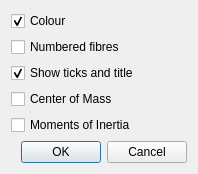
<?xml version="1.0" encoding="UTF-8"?>
<ui version="4.0">
 <class>plotSettings</class>
 <widget class="QDialog" name="plotSettings">
  <property name="geometry">
   <rect>
    <x>0</x>
    <y>0</y>
    <width>198</width>
    <height>166</height>
   </rect>
  </property>
  <property name="windowTitle">
   <string>Dialog</string>
  </property>
  <layout class="QGridLayout" name="gridLayout">
   <item row="0" column="0">
    <layout class="QVBoxLayout" name="verticalLayout_2">
     <item>
      <layout class="QVBoxLayout" name="verticalLayout">
       <item>
        <widget class="QCheckBox" name="checkBox_colour">
         <property name="enabled">
          <bool>true</bool>
         </property>
         <property name="font">
          <font>
           <weight>50</weight>
           <bold>false</bold>
          </font>
         </property>
         <property name="autoFillBackground">
          <bool>false</bool>
         </property>
         <property name="text">
          <string>Colour</string>
         </property>
         <property name="checked">
          <bool>true</bool>
         </property>
         <property name="tristate">
          <bool>false</bool>
         </property>
        </widget>
       </item>
       <item>
        <widget class="QCheckBox" name="checkBox_numbered">
         <property name="text">
          <string>Numbered fibres</string>
         </property>
        </widget>
       </item>
       <item>
        <widget class="QCheckBox" name="checkBox_ticks">
         <property name="text">
          <string>Show ticks and title</string>
         </property>
         <property name="checked">
          <bool>true</bool>
         </property>
        </widget>
       </item>
       <item>
        <widget class="QCheckBox" name="checkBox_COM">
         <property name="text">
          <string>Center of Mass</string>
         </property>
        </widget>
       </item>
       <item>
        <widget class="QCheckBox" name="checkBox_MOI">
         <property name="text">
          <string>Moments of Inertia</string>
         </property>
        </widget>
       </item>
      </layout>
     </item>
     <item>
      <spacer name="verticalSpacer">
       <property name="orientation">
        <enum>Qt::Vertical</enum>
       </property>
       <property name="sizeType">
        <enum>QSizePolicy::Preferred</enum>
       </property>
       <property name="sizeHint" stdset="0">
        <size>
         <width>20</width>
         <height>20</height>
        </size>
       </property>
      </spacer>
     </item>
     <item>
      <widget class="QDialogButtonBox" name="buttonBox">
       <property name="orientation">
        <enum>Qt::Horizontal</enum>
       </property>
       <property name="standardButtons">
        <set>QDialogButtonBox::Cancel|QDialogButtonBox::Ok</set>
       </property>
      </widget>
     </item>
    </layout>
   </item>
  </layout>
 </widget>
 <resources/>
 <connections>
  <connection>
   <sender>buttonBox</sender>
   <signal>accepted()</signal>
   <receiver>plotSettings</receiver>
   <slot>accept()</slot>
   <hints>
    <hint type="sourcelabel">
     <x>248</x>
     <y>254</y>
    </hint>
    <hint type="destinationlabel">
     <x>157</x>
     <y>274</y>
    </hint>
   </hints>
  </connection>
  <connection>
   <sender>buttonBox</sender>
   <signal>rejected()</signal>
   <receiver>plotSettings</receiver>
   <slot>reject()</slot>
   <hints>
    <hint type="sourcelabel">
     <x>316</x>
     <y>260</y>
    </hint>
    <hint type="destinationlabel">
     <x>286</x>
     <y>274</y>
    </hint>
   </hints>
  </connection>
 </connections>
</ui>
